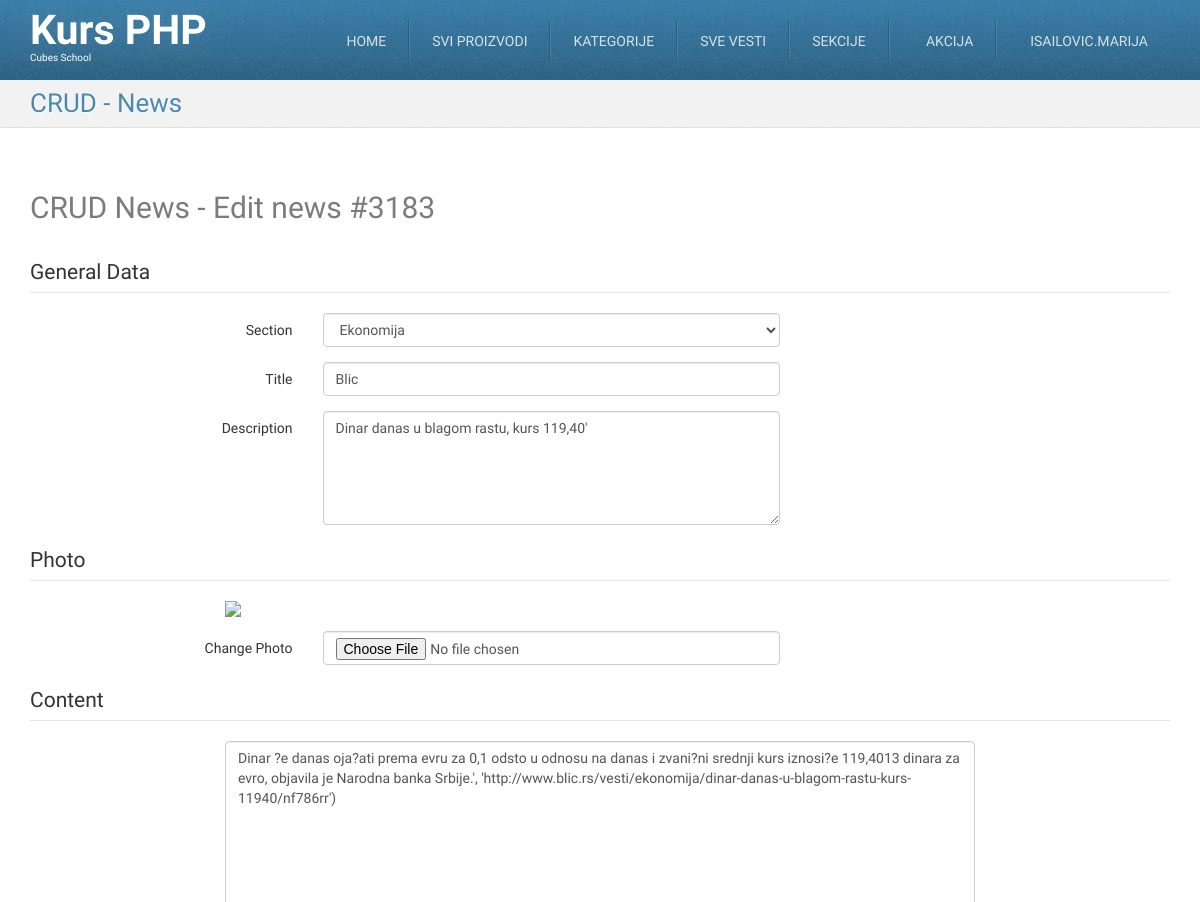
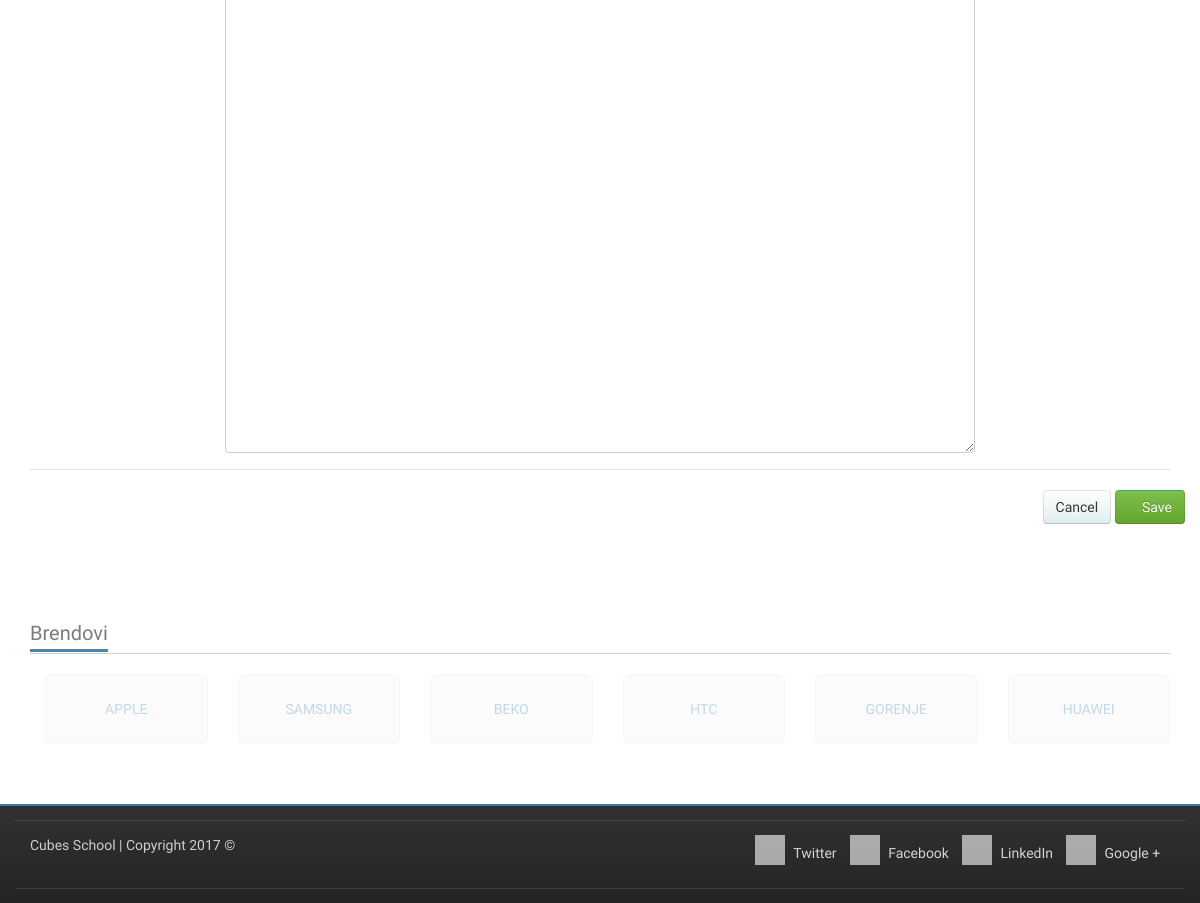
/crud-news-edit.php?id=3183 (signed in), run on the app's committed database (2 pictures, top to bottom).
### tables this page shows
CREATE TABLE `news` (
  `id` int(11) NOT NULL,
  `section_id` int(11) NOT NULL,
  `title` varchar(255) NOT NULL,
  `photo_filename` varchar(255) DEFAULT NULL,
  `description` text,
  `content` longtext,
  `created_at` datetime DEFAULT NULL
);

### crud-news-edit.php (called while the page is built, shortened)
<?php
require_once __DIR__ . '/models/m_news.php';
require_once __DIR__ . '/models/m_sections.php';
$id = (int) $_GET['id'];
$new = newsFetchOneById($id);
$formData = array(
    'section_id' => $new['section_id'],
    'title' => $new['title'],
    'description' => $new['description'],
    'content' => $new['content']
);
$sectionList = sectionsGetList();
require_once __DIR__ . '/views/layout/header.php';
require_once __DIR__ . '/views/templates/t_crud-news-edit.php';
require_once __DIR__ . '/views/layout/footer.php';

### models/m_database.php (called while the page is built, shortened)
<?php
function dbGetLink() {
	static $link;
	if (!isset($link)) {
		$link = mysqli_connect('127.0.0.1', 'cubes', 'cubes', 'cubesphp');
	}
	return $link;
}
function dbEscape($value) {
	$link = dbGetLink();
	return mysqli_real_escape_string($link, $value);
}
function dbQuery($query) {
	$link = dbGetLink();
	$result = mysqli_query($link, $query);
	return $result;
}
function dbFetchAll($query) {
	$result = dbQuery($query);
	return mysqli_fetch_all($result, MYSQLI_ASSOC);
}
function dbFetchOne($query) {
	$result = dbQuery($query);
	return mysqli_fetch_assoc($result);
}

### models/m_news.php (called while the page is built, shortened)
<?php
require_once __DIR__ . '/m_database.php';
function newsFetchOneById($id) {
    $query = "SELECT `news`.*, "
            . "`sections`.`title` AS section_title  "
            . "FROM `news` "
            . "LEFT JOIN `sections` ON `news`.`section_id` = `sections`.`id` "
            . "WHERE `news`.`id` = '" . dbEscape($id) . "'";
    return dbFetchOne($query);
}

### models/m_sections.php (called while the page is built, shortened)
<?php
require_once __DIR__ . '/m_database.php';
function sectionsGetList(){
   $query = "SELECT `sections`.* FROM `sections` ORDER BY `title`";
   $sections= dbFetchAll($query);
    $sectionList=[];
    foreach($sections as $section){
        $sectionList[$section['id']]=$section['title'];
    }
    return $sectionList;
}

### views/templates/t_crud-news-edit.php (the view, shortened to what this page needs)
<div id="highlighted">
    <div class="container">
        <div class="header">
            <h2 class="page-title">
                <span>CRUD - News</span>
            </h2>
        </div>
    </div>
</div>
<div id="content">
    <div class="container portfolio">
        <div class="row">
            <div class="col-md-12">
                <h2>
                    CRUD News - Edit news #<?php echo htmlspecialchars($new['id']); ?>
                </h2>
            </div>
        </div>
        <div class="row">
            <div class="col-md-12">
                <form action="" method="post" enctype="multipart/form-data" class="form-horizontal">
                    <fieldset>
                        <legend>General Data</legend>
                        <div class="form-group">
                            <label class="col-md-3 control-label">Section</label>
                            <div class="col-md-5">
                                <select  name="section_id"class="form-control">
                                    <?php foreach ($sectionList as $sectionId => $sectionTitle) { ?>
                                        <option
                                            value="<?php echo htmlspecialchars($sectionId); ?>"
                                            <?php if ($sectionId == $formData['section_id']) { ?>
                                                selected='selected'
                                            <?php } ?>
                                            ><?php echo htmlspecialchars($sectionTitle); ?></option>
                                        <?php } ?>
                                </select>
                            </div>
                            <div class="col-md-4">
                            </div>
                        </div>
                        <div class="form-group">
                            <label class="col-md-3 control-label">Title</label>
                            <div class="col-md-5">
                                <input value="<?php echo isset($formData["title"]) ? htmlspecialchars($formData["title"]) : ""; ?>" type="text" name="title" class="form-control">
                            </div>
                            <div class="col-md-4">
                            </div>
                        </div>
                        <div class="form-group">
                            <label class="col-md-3 control-label">Description</label>
                            <div class="col-md-5">
                                <textarea name="description" class="form-control" rows="5"><?php echo isset($formData["description"]) ? htmlspecialchars($formData["description"]) : ""; ?></textarea>
                            </div>
                            <div class="col-md-4">
                            </div>
                        </div>
                    </fieldset>
                    <fieldset>
                        <legend>Photo</legend>
                        <div class="row">
                            <div class="col-md-8 col-md-offset-2">
                                <img src="/uploads/news/<?php echo htmlspecialchars($new['photo_filename']); ?>" class="img-responsive">
                            </div>
                        </div>
                        <div class="form-group">
                            <label class="col-md-3 control-label">Change Photo</label>
                            <div class="col-md-5">
                                <input type="file" class="form-control" name="photo">
                            </div>
                            <div class="col-md-4">
                            </div>
                        </div>
                    </fieldset>
                    <fieldset>
                        <legend>Content</legend>
                        <div class="form-group">
                            <div class="col-md-8 col-md-offset-2">
                                <textarea name="content" class="form-control" rows="30"><?php echo isset($formData["content"]) ? htmlspecialchars($formData["content"]) : ""; ?></textarea>
                            </div>
                            <div class="col-md-4">
                            </div>
                        </div>
                    </fieldset>
                    <fieldset>
                        <legend></legend>
                        <div class="form-group text-right">
                            <a href="/crud-news-list.php" class="btn btn-default">Cancel</a>
                            <button type="submit" class="btn btn-success"><i class="fa fa-save"></i> Save</button>
                        </div>
                    </fieldset>
                </form>
            </div>
        </div>
    </div>
</div>

### skins/tema/css/theme-style.css (style rules this page uses)
h1, h2, h3 { line-height: 40px; }
h1, h2, h3, h4, h5, h6 { color: rgba(36, 36, 36, 0.6); }
img { max-width: 100%; height: auto; display: block; }
label { font-weight: normal; }
legend { line-height: 40px; }
a { color: #377ca8; text-decoration: none; }
.btn-default { color: #333333; text-shadow: 0 1px 1px rgba(255, 255, 255, 0.75); background-image: -webkit-linear-gradient(top, #ffffff 0%, #e2edee 100%); background-image: -o-linear-gradient(top, #ffffff 0%, #e2edee 100%); background-image: linear-gradient(to bottom, #ffffff 0%, #e2edee 100%); background-repeat: repeat-x; filter: progid:DXImageTransform.Microsoft.gradient(startColorstr='#ffffffff', endColorstr='#ffe2edee', GradientType=0); border-color: #e2edee #e2edee #b2cfd2; border-color: rgba(0, 0, 0, 0.1) rgba(0, 0, 0, 0.1) rgba(0, 0, 0, 0.25); *background-color: #e2edee; filter: progid:DXImageTransform.Microsoft.gradient(enabled = false); -webkit-transition: all; -o-transition: all; transition: all; }
.btn-success { color: #ffffff; text-shadow: 0 -1px 0 rgba(0, 0, 0, 0.25); background-image: -webkit-linear-gradient(top, #7fbf4d 0%, #63a62f 100%); background-image: -o-linear-gradient(top, #7fbf4d 0%, #63a62f 100%); background-image: linear-gradient(to bottom, #7fbf4d 0%, #63a62f 100%); background-repeat: repeat-x; filter: progid:DXImageTransform.Microsoft.gradient(startColorstr='#ff7fbf4d', endColorstr='#ff63a62f', GradientType=0); border-color: #63a62f #63a62f #3f6a1e; border-color: rgba(0, 0, 0, 0.1) rgba(0, 0, 0, 0.1) rgba(0, 0, 0, 0.25); *background-color: #63a62f; filter: progid:DXImageTransform.Microsoft.gradient(enabled = false); -webkit-transition: all; -o-transition: all; transition: all; }
html { background-image: -webkit-linear-gradient(top, #e0e0e0 0%, #ffffff 100%); background-image: -o-linear-gradient(top, #e0e0e0 0%, #ffffff 100%); background-image: linear-gradient(to bottom, #e0e0e0 0%, #ffffff 100%); background-repeat: repeat-x; filter: progid:DXImageTransform.Microsoft.gradient(startColorstr='#ffe0e0e0', endColorstr='#ffffffff', GradientType=0); }
body { margin: 0; font-family: "Monda", Arial, serif; font-size: 14px; line-height: 1.428571429; color: #333333; background-color: #ffffff; position: relative; }
.page-title { margin: 0; }
#highlighted { -webkit-transition: all 0.4s ease-out; -o-transition: all 0.4s ease-out; transition: all 0.4s ease-out; border-bottom: 1px solid #e1e1e1; background: #f2f2f2 url(../img/bg_noise-5.png) left top repeat; color: #377ca8; text-shadow: 1px 1px 1px #ffffff; }
.has-navbar-fixed-top #content { margin-top: 82px; }
.has-navbar-fixed-top.has-highlighted #highlighted, .has-navbar-fixed-top.page-index #highlighted, .has-navbar-fixed-top.page-index-carousel #highlighted, .has-navbar-fixed-top.page-starter #highlighted { margin-top: 80px; }
.has-navbar-fixed-top.has-highlighted #content, .has-navbar-fixed-top.page-index #content, .has-navbar-fixed-top.page-index-carousel #content, .has-navbar-fixed-top.page-starter #content { margin-top: 0; }
#content { padding: 40px 0; background-color: #ffffff; }
.header { margin-bottom: 0; }
.header:before, .header:after { content: " "; display: table; }
.header:after { clear: both; }
.header .page-title { font-size: 26px; margin: 8px 0 8px 0; color: rgba(55, 124, 168, 0.9); }
.header .page-title span, .header .page-title small { display: block; line-height: 1.2 !important; }
@media (min-width: 768px) { .header .page-title { float: left; } }
.services .row, .portfolio .row { margin-bottom: 1em; }

### skins/tema/css/colour-blue.css (style rules this page uses)
body a { color: #377ca8; text-decoration: none; }
body #highlighted { border-bottom-color: #e1e1e1; background-color: #f2f2f2; color: #377ca8; text-shadow: 1px 1px 1px #ffffff; }
body .header .page-title { color: rgba(55, 124, 168, 0.9); }

### data on the page
news: id "3183", section_id "Ekonomija", title "Blic", description "Dinar danas u blagom rastu, kurs 119,40'", content "Dinar ?e danas oja?ati prema evru za 0,1 odsto u odnosu na danas i zvani?ni srednji kurs iznosi?e 119,4013 dinara za evro, objavila je Narodna banka Srbije.', 'http://www.blic.rs/vesti/ekonomija/dinar-danas-u-blagom-rastu-kurs-11940/nf786rr')"

### other printed values
$_SESSION['logged_in_user']['username'] "ISAILOVIC.MARIJA"
